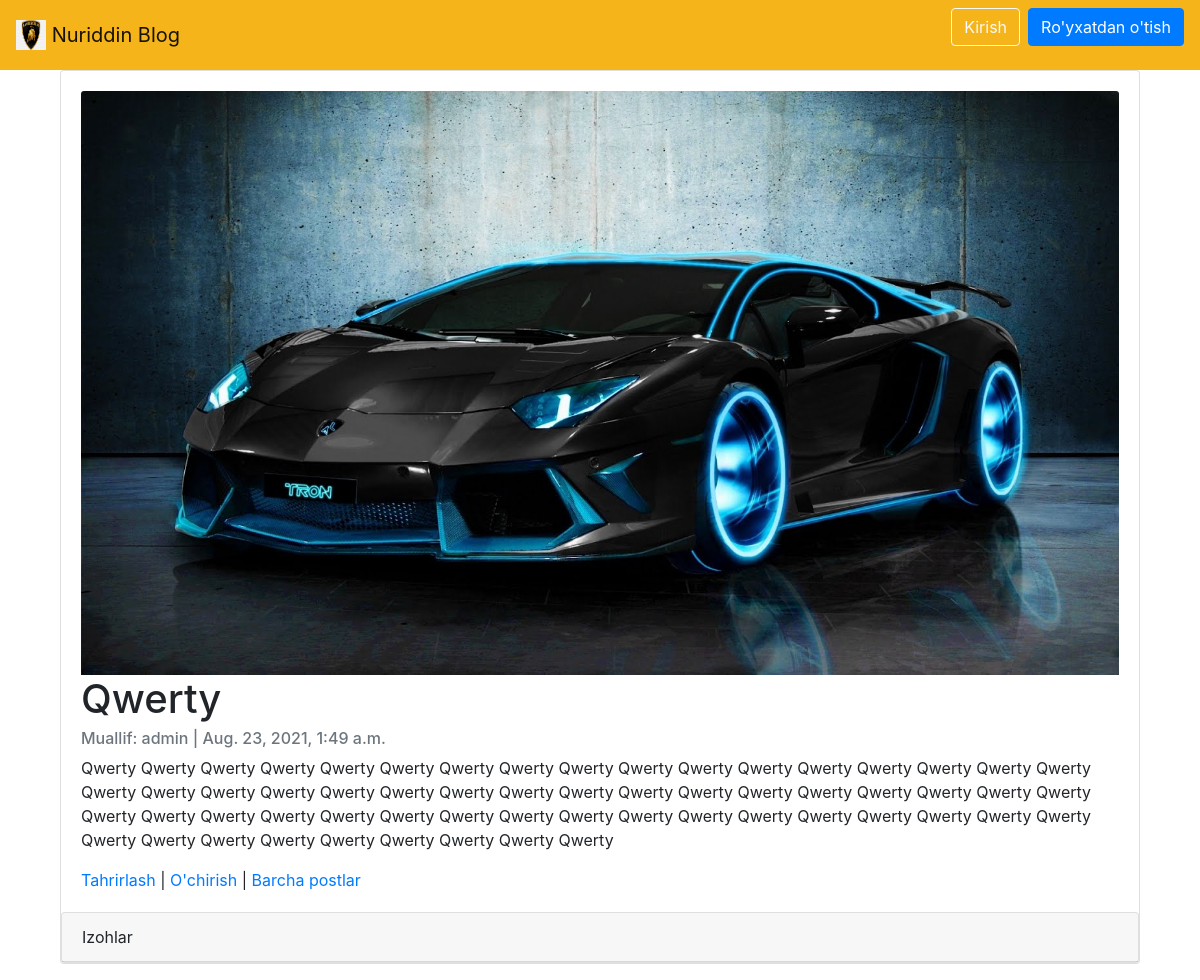
The page /articles/4/ on the database its author committed.
### articles/models.py (models this page shows, shortened)
class Article(models.Model):
    title = models.CharField(max_length=150)
    summary = models.CharField(max_length=200, blank=True)
    body = RichTextField()
    photo = models.ImageField(upload_to='images/', blank=True)
    date = models.DateTimeField(auto_now_add=True)
    author = models.ForeignKey(
        get_user_model(),
        on_delete=models.CASCADE,
    )

### accounts/models.py (models this page shows)
class CustomUser(AbstractUser):
    age = models.PositiveIntegerField(null=True, blank=True)

### articles/views.py (the view)
# urls.py: path('<int:pk>/', ArticleDetailView.as_view(), name="article_detail"),
class ArticleDetailView(DetailView):
    model = Article
    template_name = 'article_detail.html'

### templates/article_detail.html (shortened to what this page needs)
{% extends 'base.html' %}
{% block content %}
    <div class="container-fluid">
        <div class="card" >
          <div class="card-body">
              {%  if object.photo %}
                <img class="card-img-top" src="{{ object.photo.url }}" alt="{{ object.title }}">
              {% endif %}
              <h1 class="card-title">{{ object.title }}</h1>
              <h6 class="card-subtitle mb-2 text-muted">Muallif: {{ object.author }} | {{ object.date }}</h6>
              <p class="card-text">{{ object.body | safe}}</p>
              <a href="{% url 'article_edit' article.pk %}">Tahrirlash</a> |
              <a href="{% url 'article_delete' article.pk %}">O'chirish</a> |
              <a href="{% url 'article_list' %}">Barcha postlar</a>
          </div>
            <div class="card">
                <div class="card-header">Izohlar</div>
            </div>
        </div>
    </div>
{% endblock content %}

### rows shown on the page
Article: photo (picture), title "Qwerty", author "admin", date "Aug. 23, 2021, 1:49 a.m.", body "Qwerty Qwerty Qwerty Qwerty Qwerty Qwerty Qwerty Qwerty Qwerty Qwerty Qwerty Qwerty Qwerty Qwerty Qwerty Qwerty Qwerty Qwerty Qwerty Qwerty Qwerty Qwerty Qwerty Qwerty Qwerty Qwerty Qwerty Qwerty Qwerty Qwerty Qwerty Qwerty Qwerty Qwerty Qwerty Qwerty Qwerty Qwerty Qwerty Qwerty Qwerty Qwerty Qwerty Qwerty Qwerty Qwerty Qwerty Qwerty Qwerty Qwerty Qwerty Qwerty Qwerty Qwerty Qwerty Qwerty Qwerty Qwerty Qwerty Qwerty"
